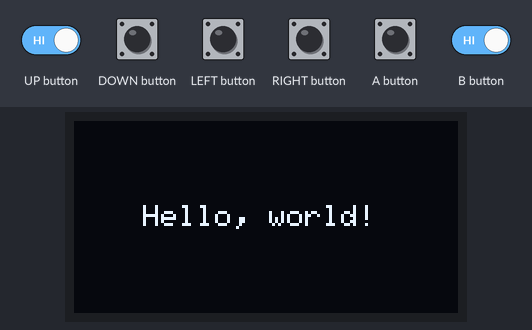
Bench run of a sketch on a simulated Arduboy, built with avr-gcc and run on an emulated ATmega32U4. Shown: 128×64 one-colour display. The inputs (shaded band) are chosen by the test bench.

Above: at 1.6 s.
At 3.8 s:
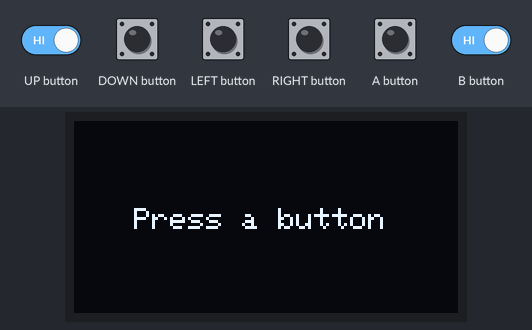
3.9 s: A button pressed for 0.15 s
At 3.98 s:
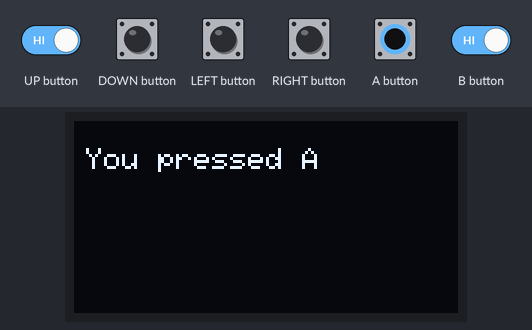
4.6 s: UP button driven LOW and B button driven LOW
At 6.13 s:
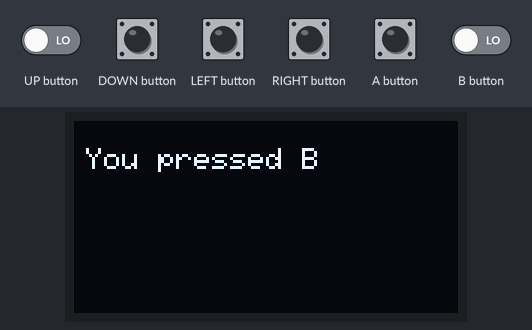
7.6 s: A button pressed for 1 s
At 10.2 s:
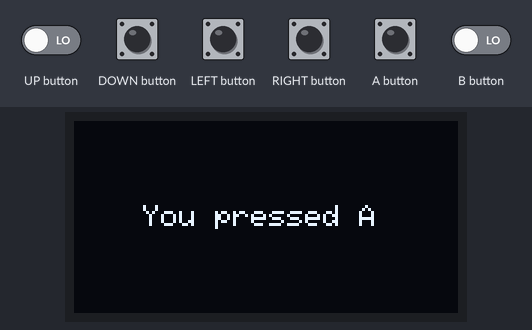

Measured:
- after the input at 3.9 s, the display: changes after 0.08 s (image 2)
- after the input at 4.6 s, the display: first differs from a run without the input after 1.5 s (image 3)
- after the input at 7.6 s, the display: first differs from a run without the input after 0.66 s (image 4 shows a later state)
- what the display in image 0 shows lasts 1.0 s, from 1.6 s to 2.6 s
- what the display in image 4 shows lasts 0.6 s, from 9.8 s to 10.4 s

The sketch:

Arduboy_HelloWorld_PlusPlus.ino
```cpp
// (licence header left out)
#include <Arduboy2.h>

// make an instance of arduboy
Arduboy2 myArduboy;

// Create variables for starting coordinates
int x;
int y;

void intro() {
    x = 4;
    y = 9;
    // Use a loop to let the phrase scroll down the screen
    for(int i = 0; i < 20; i++) {
    // first we clear our screen to black
    myArduboy.clear();

   // we set our cursor 5 pixels to the right and 10 down from the top
   // (positions start at 0, 0)
    myArduboy.setCursor(x, y);

   // then we print to screen what is in the Quotation marks ""
    myArduboy.print(F("Hello, world!"));

   // then we finaly we tell the arduboy to display what we just wrote to the display
    myArduboy.display();
    x++;
    y++;
    // needs a short pause
    delay(75);
  }
}

void pressed_A() {
    x = 4;
    y = 9;
    // Use a loop to let the phrase scroll down the screen
    for(int i = 0; i < 20; i++) {
    // first we clear our screen to black
    myArduboy.clear();

   // we set our cursor 5 pixels to the right and 10 down from the top
   // (positions start at 0, 0)
    myArduboy.setCursor(x, y);

   // then we print to screen what is in the Quotation marks ""
    myArduboy.print(F("You pressed A"));

   // then we finaly we tell the arduboy to display what we just wrote to the display
    myArduboy.display();
    x++;
    y++;
    // needs a short pause
    delay(75);
  }
}

void pressed_B() {
    x = 4;
    y = 9;
    // Use a loop to let the phrase scroll down the screen
    for(int i = 0; i < 20; i++) {
    // first we clear our screen to black
    myArduboy.clear();

   // we set our cursor 5 pixels to the right and 10 down from the top
   // (positions start at 0, 0)
    myArduboy.setCursor(x, y);

   // then we print to screen what is in the Quotation marks ""
    myArduboy.print(F("You pressed B"));

   // then we finaly we tell the arduboy to display what we just wrote to the display
    myArduboy.display();
    x++;
    y++;
    // needs a short pause
    delay(75);
  }
}

// This function runs once in your game.
// use it for anything that needs to be set only once in your game.
void setup() {
  // initiate arduboy instance
  myArduboy.boot();

  // here we set the framerate to 15, we do not need to run at
  // default 60 and it saves us battery life
  myArduboy.setFrameRate(15);
  // Call the function for scroll down intro
  intro();
  // Pause 1 seconds before going on
  delay(1000);
}


// our main game loop, this runs once every cycle/frame.
// this is where our game logic goes.
void loop() {
  // pause render until it's time for the next frame
  if (!(myArduboy.nextFrame()))
    return;

  myArduboy.pollButtons();

  myArduboy.clear();

  myArduboy.setCursor(20,29);
  myArduboy.print(F("Press a button"));
  myArduboy.display();

  if(myArduboy.justPressed(A_BUTTON)) {
    pressed_A();
    delay(500);
  }

  if(myArduboy.justPressed(B_BUTTON)) {
    pressed_B();
    delay(500);
  }

}
```
